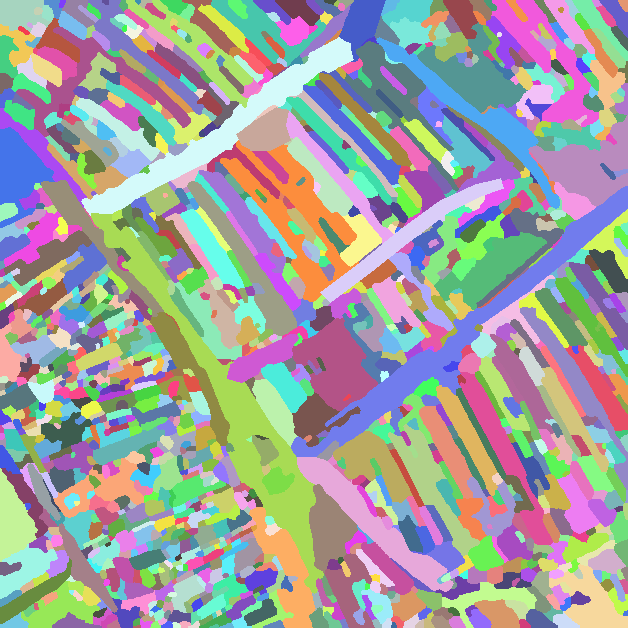
#> input picture daten/landseg/H0/a-alles-frei/abgabe/r0c1/labels.tif, 628 x 628 px, found by its file name
$ python d2.py
#> lines starting #> are read from the running program, lines starting #| are printed output that depends on the picture; after the words box and inside, x2 and y2 are one past the last pixel; in counts of white or black regions, pixels touching at a corner belong together
### daten/landseg/H0/b-kategorien-frei/urteil/r0c1/v4/werk.py
"""Hilfen fuer das Urteil r0c1 (Fassung B): Ansichten, Statistik, Masken -> Polygone."""
import json, sys
import numpy as np, cv2, tifffile
from PIL import Image, ImageDraw, ImageFont
from scipy import ndimage

H0 = "C:/Users/Phil/Developement/Victor/daten/landseg/H0"
LAB = H0 + "/b-kategorien-frei/r0c1/labels.tif"
SEG = H0 + "/b-kategorien-frei/r0c1/segmente.json"
BILD = H0 + "/teilkacheln/r0c1.png"
FONT = "C:/Windows/Fonts/arial.ttf"

def lade():
    lab = tifffile.imread(LAB).astype(np.uint32)
#> lab is the input picture: shape (628, 628) uint32; 1363 distinct labels, from 1 to 1363
    img = np.array(Image.open(BILD).convert("L"))
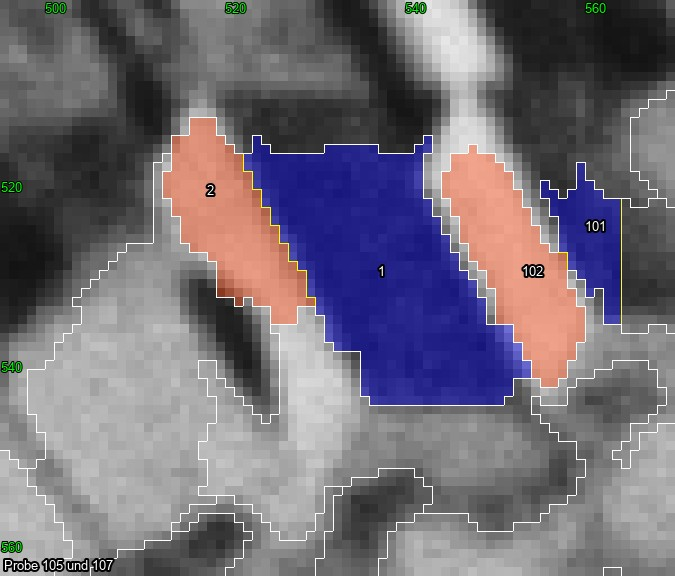
#> input picture daten/landseg/H0/b-kategorien-frei/urteil/r0c1/v4/probe_105.jpg, 675 x 576 px, given in place of r0c1.png, which was not available
    seg = json.load(open(SEG, encoding="utf-8"))
#> (reads daten/landseg/T0/fassung-c/abgabe/r0c1/segmente.json from the repository)
    return lab, img, {s["id"]: s for s in seg["segmente"]}

def grenzen(lab):
    g = np.zeros(lab.shape, bool)
    g[:, 1:] |= lab[:, 1:] != lab[:, :-1]
    g[1:, :] |= lab[1:, :] != lab[:-1, :]
    return g

def ansicht(ziel, x0, y0, w, h, f, lab=None, img=None, ids_text=True, hervor=None, rahmen=None,
            linien=None, titel=None, kontrast=False):
    lab0, img0, _ = lade()
    lab = lab0 if lab is None else lab
    img = img0 if img is None else img
    sub = img[y0:y0+h, x0:x0+w].astype(float)
    if kontrast:
        lo, hi = np.percentile(sub, [1, 99]); sub = np.clip((sub-lo)/(hi-lo+1e-6)*255, 0, 255)
    rgb = np.stack([sub]*3, -1).astype(np.uint8)
    big = cv2.resize(rgb, (w*f, h*f), interpolation=cv2.INTER_NEAREST)
    if lab is not False:
        L = lab[y0:y0+h, x0:x0+w]
#> L: shape (135, 140) uint32; 53 distinct labels, from 651 to 1241
        Lb = cv2.resize(L.astype(np.float64), (w*f, h*f), interpolation=cv2.INTER_NEAREST).astype(np.int64)
#> Lb: shape (675, 700) int64; 53 distinct labels, from 651 to 1241
        g = grenzen(Lb)
#> in grenzen, `g[:, 1:] |= lab[:, 1:] != lab[:, :-1]`: g: shape (675, 700) bool; 1.3% white in thin lines or dots
#> in grenzen, `g[1:, :] |= lab[1:, :] != lab[:-1, :]`: g: shape (675, 700) bool; 2.3% white in thin lines or dots
        big[g] = (255, 230, 0)
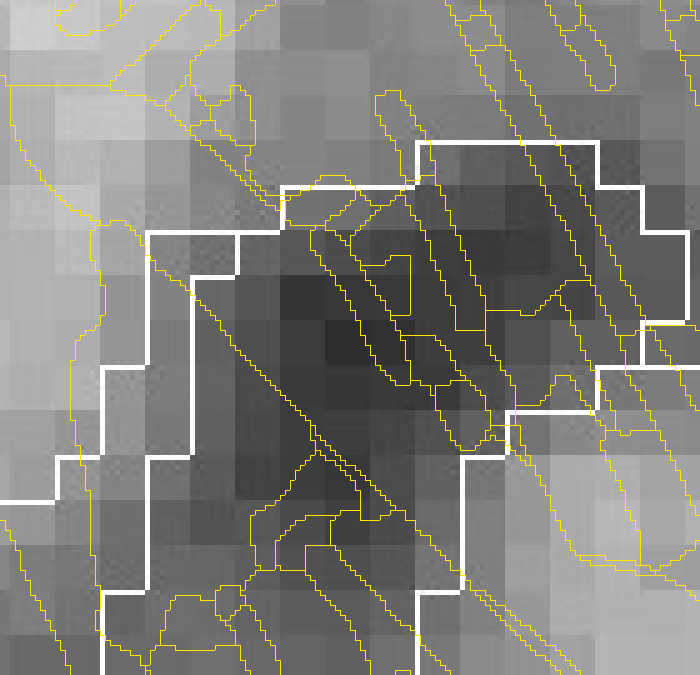
#> big: shape (675, 700, 3); mean of channels 0, 1, 2 128.2, 127.6, 122.3; drawn as R, G, B
        if hervor:
            for sid in hervor:
                m = Lb == sid
                big[m] = (big[m]*0.6 + np.array([0, 120, 255])*0.4).astype(np.uint8)
    im = Image.fromarray(big); d = ImageDraw.Draw(im)
    font = ImageFont.truetype(FONT, 13)
    if rahmen:
        rx0, ry0, rx1, ry1 = rahmen
        d.rectangle([(rx0-x0)*f, (ry0-y0)*f, (rx1-x0)*f, (ry1-y0)*f], outline=(0, 255, 255), width=2)
    if linien:
        for ln in linien:
            pts = [((px-x0)*f+f//2, (py-y0)*f+f//2) for px, py in ln]
            d.line(pts, fill=(255, 0, 255), width=2)
    if lab is not False and ids_text:
        L = lab[y0:y0+h, x0:x0+w]
        for sid in np.unique(L):
            m = L == sid
            if m.sum() < 15: continue
            dt = ndimage.distance_transform_edt(np.pad(m, 1))[1:-1, 1:-1]
            yy, xx = np.unravel_index(np.argmax(dt), dt.shape)
            t = str(int(sid) % 100000)
            d.text((xx*f+f//2-8, yy*f+f//2-7), t, fill=(255, 255, 255), font=font, stroke_width=2, stroke_fill=(0, 0, 0))
#> this loop made 53 passes
#> (sid, yy, xx, t) on passes 1, 2, 4, 6, 7, 8, 9, 10, 11, 12, 13, 14: (651, 9, 6, '651'), (826, 58, 10, '826'), (831, 3, 16, '831'), (836, 1, 91, '836'), (840, 2, 113, '840'), (843, 1, 134, '843'), (919, 12, 33, '919'), (920, 21, 37, '920'), (921, 26, 40, '921'), (922, 23, 46, '922'), (923, 39, 65, '923'), (924, 13, 62, '924')
#> sid on passes 3, 5, 21, 46, 51: 830, 832, 931, 1226, 1234
#> m: shape (135, 140) bool; 0.32% white in thin lines or dots, all inside (x1, y1, x2, y2) = (95, 118, 116, 135)
    # Gitter-Beschriftung am Rand
    for gx in range((x0//20+1)*20, x0+w, 20):
        d.text(((gx-x0)*f, 1), str(gx), fill=(0, 255, 0), font=font, stroke_width=1, stroke_fill=(0, 0, 0))
    for gy in range((y0//20+1)*20, y0+h, 20):
        d.text((1, (gy-y0)*f), str(gy), fill=(0, 255, 0), font=font, stroke_width=1, stroke_fill=(0, 0, 0))
    if titel:
        d.text((4, h*f-18), titel, fill=(255, 255, 255), font=font, stroke_width=2, stroke_fill=(0, 0, 0))
    im.save(ziel, quality=90)

# [13 lines left out: functions stat, maske_zu_polygonen, not called in this run]

# [2 lines that do not run on import are left out]

KERN = (64, 64, 564, 564)

# [187 lines left out: functions zerlegen, regionen_bild, zerlegen_ws, gleichartige_vereinen, plan_schritte, simulieren, not called in this run]

VB = H0 + "/viertel/r0c1"
GROB_FARBE = {"Bebaut": (230, 60, 40), "Verkehrsfläche": (200, 200, 200), "Freifläche": (80, 200, 60),
              "Schatten": (40, 60, 200), "Gehölz": (0, 120, 0), "Unklar": (230, 0, 230)}

# [4 lines left out: function _basis, not called in this run]

def _text(d, xy, t, font, farbe=(255, 255, 255)):
    d.text(xy, t, fill=farbe, font=font, stroke_width=2, stroke_fill=(0, 0, 0))

# [100 lines left out: functions ergebnisbilder, urteil_schreiben, not called in this run]

KLASSEN = {
 "Bebaut": ("grob", None, "Gebäude; in der Draufsicht scharf begrenzte Dachflächen mit Schattenwurf"),
 "Verkehrsfläche": ("grob", None, "helle, gleichmäßige, bandförmige oder offene Flächen für Verkehr"),
 "Freifläche": ("grob", None, "unbebaute Flächen an Häusern: Hof, Garten, Randstreifen; mittelgrau, unruhig"),
 "Gehölz": ("grob", None, "Bäume und Sträucher: körnig-fleckig, rundliche Kronen mit Eigenschatten"),
 "Schatten": ("grob", None, "sehr dunkle Fläche (Grauwert unter etwa 60), Boden darunter nicht erkennbar"),
 "Unklar": ("grob", None, "Grauton und Form erlauben auf dem Schwarz-Weiß-Scan keine Zuordnung"),
 "Gebäude": ("mittel", "Bebaut", "scharf begrenzte helle bis mittelgraue Dachfläche, Schatten auf der sonnenabgewandten Seite"),
 "Straße": ("mittel", "Verkehrsfläche", "breites helles durchgehendes Band zwischen den Häuserzeilen"),
 "Straßenrand": ("mittel", "Verkehrsfläche", "schmaler Streifen längs der Fahrbahn, Grauton etwas anders als die Fahrbahn"),
 "Platz": ("mittel", "Verkehrsfläche", "helle ebene Fläche ohne Schattenwurf, offen an die Straße angeschlossen"),
 "Hof oder Vorgarten": ("mittel", "Freifläche", "mittelgraue, leicht fleckige Fläche zwischen Hausgiebeln und Straße oder zwischen Häusern"),
 "Garten": ("mittel", "Freifläche", "mittel- bis dunkelgraue, fein gemusterte Fläche hinter den Häusern"),
 "Baum oder Strauch": ("mittel", "Gehölz", "rundliche dunkle Krone mit hellem Rand und eigenem Schatten"),
 "Schlagschatten": ("mittel", "Schatten", "dunkler Streifen auf der Schattenseite eines Gebäudes"),
 "Halbschatten": ("mittel", "Unklar", "mittelgrauer Streifen zwischen heller Dachseite und Schatten: Dachseite im Schatten oder Hof"),
 "Langhaus, Dach Sonnenseite": ("fein", "Gebäude", "langer schmaler heller Streifen quer zur Straße in der Reihe der Streckhöfe"),
 "Querbau an der Straße": ("fein", "Gebäude", "heller Block am Straßenende eines Langhauses, quer gestellt"),
 "Nebengebäude, helles Dach": ("fein", "Gebäude", "kurzer, sehr heller rechteckiger Block mit Schatten daneben"),
 "Wohnhaus, helles Dach": ("fein", "Gebäude", "breiter heller Block mit klarer Traufkante"),
 "Dorfstraße": ("fein", "Straße", "Fahrbahn der Ortsstraße, Belag auf dem Scan nicht bestimmbar"),
 "Randstreifen (Bankett oder Gehweg)": ("fein", "Straßenrand", "heller Streifen neben der Fahrbahn, durch feine Linie abgesetzt"),
 "Vorplatz": ("fein", "Platz", "heller ebener Platz vor den Häusern an der Straße"),
 "Hof oder Vorgarten": None,
 "Strauch am Straßenrand": ("fein", "Baum oder Strauch", "kleiner dunkler Fleck am Fahrbahnrand mit Schatten"),
 "Schatten zwischen Häusern": ("fein", "Schlagschatten", "sehr dunkles Band zwischen zwei Langhäusern"),
 "Dachseite oder Hof": ("fein", "Halbschatten", "mittelgraues Band neben einem hellen Dachstreifen"),
}
KLASSEN["Hof oder Vorgarten"] = ("mittel", "Freifläche", "mittelgraue, leicht fleckige Fläche zwischen Hausgiebeln und Straße oder zwischen Häusern")

# [40 lines left out: functions klassen_frei_liste, behalten_waehlen, regionen_info, not called in this run]

def _vier_zus(m):
    _, k = ndimage.label(m, structure=[[0,1,0],[1,1,1],[0,1,0]])
    return k == 1

# [68 lines left out: functions plan_schritte2, simulieren2, not called in this run]

KLASSEN.update({
 "Randstreifen": ("mittel", "Freifläche", "schmaler unbefestigter Streifen zwischen Fahrbahn und Häusern"),
 "Randstreifen, dunkel (Bewuchs?)": ("fein", "Randstreifen", "dunkelgrauer Fleck am Fahrbahnrand, wohl Gras oder Gestrüpp"),
 "Weg": ("mittel", "Verkehrsfläche", "schmales helles Band, schmaler als eine Straße"),
 "Gasse": ("fein", "Weg", "schmaler heller Durchgang quer durch einen Häuserblock, Kante auf einer Seite scharf"),
 "Hofweg": ("fein", "Weg", "schmaler heller Streifen innerhalb der Höfe"),
 "Halle oder Scheune, helles Dach": ("fein", "Gebäude", "sehr großes, sehr helles Dach mit klaren Kanten"),
 "Garten, dunkel (Bäume oder Schatten)": ("fein", "Garten", "dunkle fleckige Fläche am Ende der Grundstücke, Bäume und Schatten ineinander"),
 "Garten, fein gemustert": ("fein", "Garten", "große gleichmäßig fein gemusterte Fläche, wohl Beete oder Obstbäume"),
 "Hecke": ("fein", "Baum oder Strauch", "schmales dunkles Band längs einer Grundstücksgrenze"),
 "Gebüsch": ("fein", "Baum oder Strauch", "dunkle, fleckige, unregelmäßige Fläche"),
 "Baum": ("fein", "Baum oder Strauch", "einzelne dunkle rundliche Krone"),
 "Schatten oder Baumgruppe": ("fein", "Schlagschatten", "große, sehr dunkle Fläche ohne Binnenmuster"),
 "Unklar": ("mittel", "Unklar", "Fleck ohne eindeutiges Merkmal"),
 "heller Fleck im Hof": ("fein", "Unklar", "kleiner heller Fleck in einer Hoffläche"),
 "heller runder Fleck": ("fein", "Unklar", "heller rundlicher Fleck ohne Schatten"),
 "Gehölz am Straßenrand": ("fein", "Baum oder Strauch", "dunkle Kronen längs einer Straße"),
 "Baumreihe": ("fein", "Baum oder Strauch", "Reihe dunkler rundlicher Kronen mit Schatten längs eines Weges"),
 "Acker oder Wiese": ("mittel", "Freifläche", "große gleichmäßige Fläche ohne Gebäude"),
})

# [12 lines left out: function klassen_frei_liste, not called in this run]

GEB = ("Bebaut", "Gebäude", "Langhaus, Dach Sonnenseite")
SCH = ("Schatten", "Schlagschatten", "Schatten zwischen Häusern")
HALB = ("Unklar", "Halbschatten", "Dachseite oder Hof")
HOF = ("Freifläche", "Hof oder Vorgarten", "Hof oder Vorgarten")
STR = ("Verkehrsfläche", "Straße", "Dorfstraße")
RAND = ("Verkehrsfläche", "Straßenrand", "Randstreifen (Bankett oder Gehweg)")

### daten/landseg/H0/b-kategorien-frei/urteil/r0c1/v4/d2.py
from werk import *
ansicht("nah_1.jpg", 295, 440, 140, 135, 5, rahmen=(64,64,564,564), titel="nah_1: unten links in v4: 95, 97, 98, 109, 116, 122, 82, 91")
ansicht("nah_2.jpg", 410, 495, 165, 80, 5, rahmen=(64,64,564,564), titel="nah_2: unterer Rand v4: 105, 107, 108, 110-114, 123-125")
#> call 2 of ansicht, with ziel = 'nah_2.jpg', x0 = 410, y0 = 495, w = 165, h = 80, f = 5, ids_text = True, rahmen = (64, 64, 564, 564)
#> in ansicht (call 2), `L = lab[y0:y0+h, x0:x0+w]`: L: shape (80, 165) uint32; 68 distinct labels, from 847 to 1361
#> in ansicht (call 2), `Lb = cv2.resize(L.astype(np.float64), (w*f, h*f), interpolation=cv2.IN..`: Lb: shape (400, 825) int64; 68 distinct labels, from 847 to 1361
#> in grenzen (call 2), `g[:, 1:] |= lab[:, 1:] != lab[:, :-1]`: g: shape (400, 825) bool; 1.6% white in thin lines or dots
#> in grenzen (call 2), `g[1:, :] |= lab[1:, :] != lab[:-1, :]`:
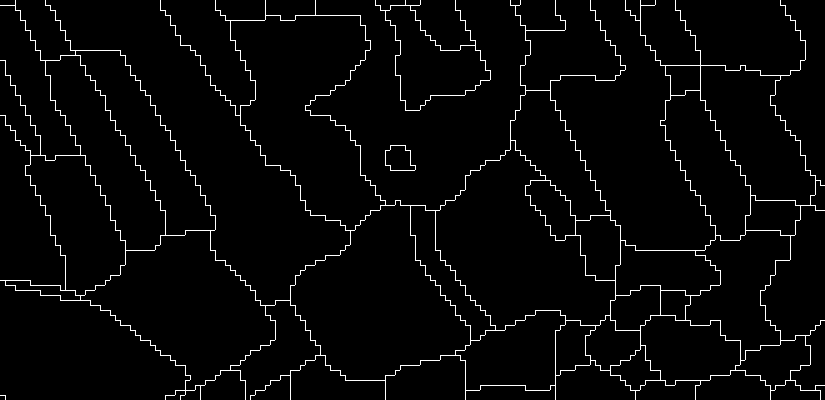
#> g: shape (400, 825) bool; 3% white in thin lines or dots
#> in ansicht (call 2), `big[g] = (255, 230, 0)`:
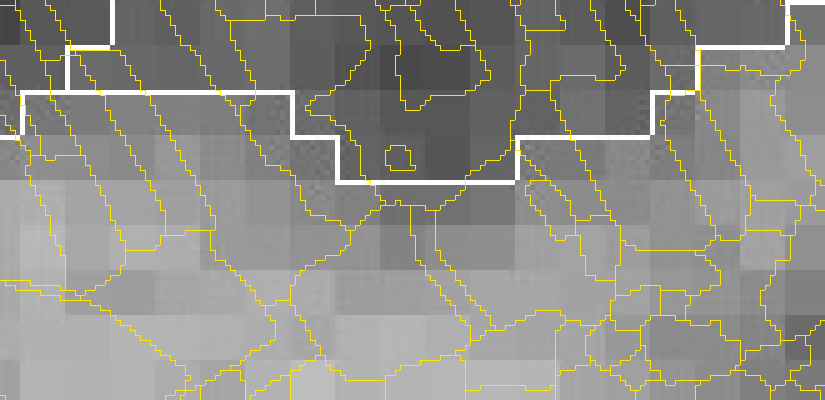
#> big: shape (400, 825, 3); mean of channels 0, 1, 2 142.5, 141.8, 134.8; drawn as R, G, B
#> the loop in ansicht (call 2), `for sid in np.unique(L):` made 68 passes
#> (sid, yy, xx, t) on passes 3, 4, 5, 7, 8, 9, 10, 11, 12, 14, 15, 16: (927, 3, 7, '927'), (931, 1, 54, '931'), (934, 25, 123, '934'), (1015, 21, 2, '1015'), (1016, 12, 4, '1016'), (1017, 46, 52, '1017'), (1018, 4, 39, '1018'), (1019, 1, 45, '1019'), (1020, 12, 58, '1020'), (1022, 27, 89, '1022'), (1023, 13, 84, '1023'), (1024, 4, 88, '1024')
#> sid on passes 1, 2, 6, 13, 17, 20: 847, 924, 936, 1021, 1025, 1028
#> after the loop in ansicht (call 2), `for sid in np.unique(L):`: m: shape (80, 165) bool; 0.2% white; 1 white region, box (x1, y1, x2, y2) and area: (154, 76, 164, 80) 27
ansicht("nah_3.jpg", 360, 340, 120, 110, 5, rahmen=(64,64,564,564), titel="nah_3: Straße 51 mit 75-80, 83")
#> call 3 of ansicht, with ziel = 'nah_3.jpg', x0 = 360, y0 = 340, w = 120, h = 110, f = 5, ids_text = True, rahmen = (64, 64, 564, 564)
#> in ansicht (call 3), `L = lab[y0:y0+h, x0:x0+w]`: L: shape (110, 120) uint32; 46 distinct labels, from 547 to 1017
#> in ansicht (call 3), `Lb = cv2.resize(L.astype(np.float64), (w*f, h*f), interpolation=cv2.IN..`: Lb: shape (550, 600) int64; 46 distinct labels, from 547 to 1017
#> in grenzen (call 3), `g[:, 1:] |= lab[:, 1:] != lab[:, :-1]`: g: shape (550, 600) bool; 1.4% white in thin lines or dots
#> in grenzen (call 3), `g[1:, :] |= lab[1:, :] != lab[:-1, :]`:
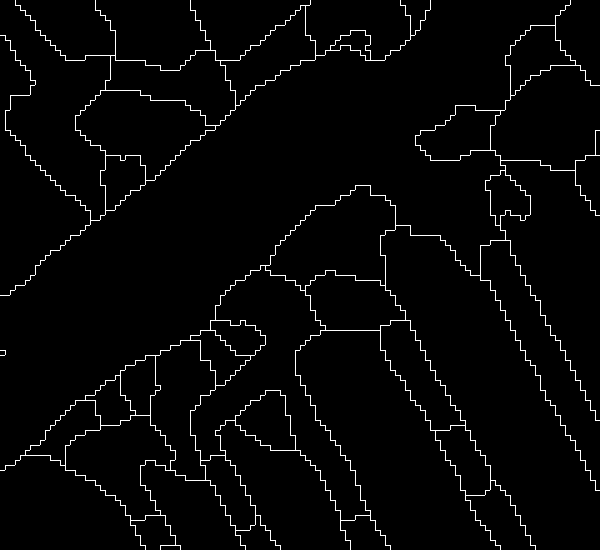
#> g: shape (550, 600) bool; 2.6% white in thin lines or dots
#> in ansicht (call 3), `big[g] = (255, 230, 0)`:
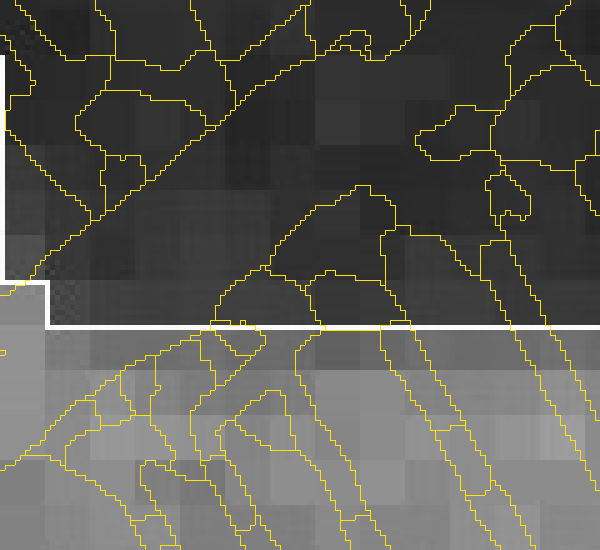
#> big: shape (550, 600, 3); mean of channels 0, 1, 2 89.9, 89.3, 83.3; drawn as R, G, B
#> the loop in ansicht (call 3), `for sid in np.unique(L):` made 46 passes
#> (sid, yy, xx, t) on passes 1 to 12: (547, 1, 82, '547'), (637, 24, 8, '637'), (639, 5, 14, '639'), (640, 6, 32, '640'), (643, 16, 40, '643'), (646, 5, 46, '646'), (647, 9, 56, '647'), (649, 7, 71, '649'), (650, 4, 77, '650'), (651, 55, 28, '651'), (652, 9, 107, '652'), (654, 5, 115, '654')
#> sid on passes 21, 22, 40: 753, 831, 927
#> after the loop in ansicht (call 3), `for sid in np.unique(L):`: m: shape (110, 120) bool; 4.3% white; 2 white regions, box (x1, y1, x2, y2) and area: (43, 84, 70, 110) 355, (28, 92, 49, 110) 209
#> in ansicht (call 3), `im.save(ziel, quality=90)`:
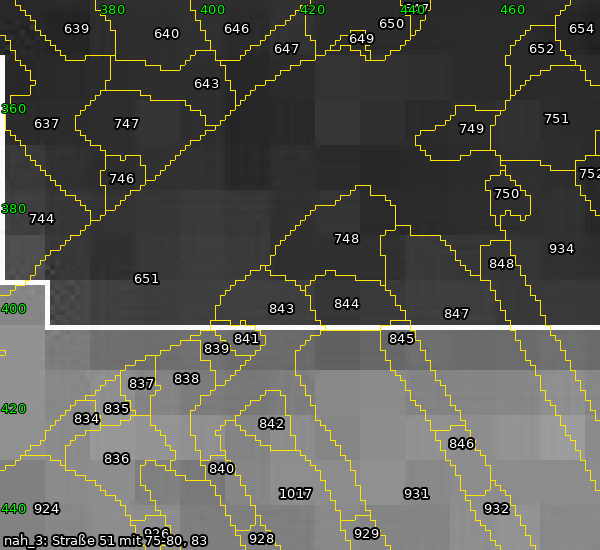
#> saved as nah_3.jpg: PIL image 600x550 RGB; mean R, G, B 87.9, 87.8, 81.4
